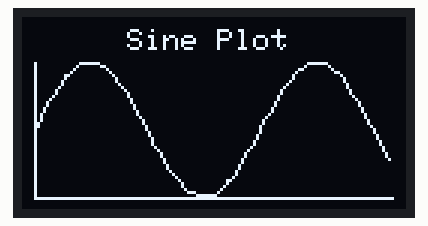
A program run on a simulated Seeed XIAO (SAMD21). Parts: 128×64 one-colour display.

Above: at 0.1 s.

The program:

main.cpp
```cpp
/*
** Program to display a static Sine wave on the XIAO expansion display
*/

#include <Arduino.h>

#include <Adafruit_GFX.h>
#include <Adafruit_SSD1306.h>

#define SCREEN_WIDTH 128
#define SCREEN_HEIGHT 64

#define GRAPH_HEIGHT 45
#define GRAPH_WIDTH 120

#define X_ORIGIN 4
#define Y_ORIGIN 60

#define OLED_RESET     -1 // Reset pin # (or -1 if sharing Arduino reset pin)
Adafruit_SSD1306 display(SCREEN_WIDTH, SCREEN_HEIGHT, &Wire, OLED_RESET);

int ox , oy ;

void drawAxes() {
  display.clearDisplay();
  display.setTextSize(1);
  display.setTextColor(SSD1306_WHITE, SSD1306_BLACK);
  display.setCursor(35, 4);
  display.println("Sine Plot");
  display.drawFastHLine(X_ORIGIN, Y_ORIGIN, GRAPH_WIDTH, SSD1306_WHITE);
  display.drawFastVLine(X_ORIGIN, Y_ORIGIN - GRAPH_HEIGHT, GRAPH_HEIGHT, SSD1306_WHITE);
  display.display();
}

void drawPoint(int x, double y) {
  int cur_x =  x * GRAPH_WIDTH / 100 + X_ORIGIN;
  int cur_y =  (int)(Y_ORIGIN - (y + 1) * GRAPH_HEIGHT / 2);
  if (x != 0)
    display.drawLine(ox, oy, cur_x, cur_y, SSD1306_WHITE);
  ox = cur_x;
  oy = cur_y;
}

void setup() {

  display.begin(SSD1306_SWITCHCAPVCC, 0x3C);

  drawAxes();

  for (int i = 0; i < 100; i++) {
    double v = sin(i/10.0);
    drawPoint(i,v);
  }

  display.display();

}

void loop(void) {

}
```
